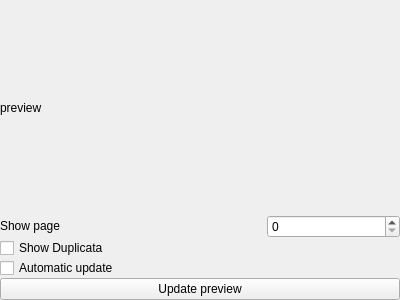
<?xml version="1.0" encoding="UTF-8"?>
<ui version="4.0">
 <class>Print::Internal::PrinterPreviewerPrivate</class>
 <widget class="QWidget" name="Print::Internal::PrinterPreviewerPrivate">
  <property name="geometry">
   <rect>
    <x>0</x>
    <y>0</y>
    <width>400</width>
    <height>300</height>
   </rect>
  </property>
  <property name="windowTitle">
   <string>Form</string>
  </property>
  <layout class="QGridLayout" name="gridLayout_2">
   <property name="margin">
    <number>0</number>
   </property>
   <property name="spacing">
    <number>0</number>
   </property>
   <item row="0" column="0">
    <layout class="QVBoxLayout" name="editorLayout"/>
   </item>
   <item row="0" column="1">
    <layout class="QGridLayout" name="gridLayout">
     <property name="spacing">
      <number>0</number>
     </property>
     <item row="0" column="0" colspan="3">
      <widget class="QLabel" name="previewLabel">
       <property name="text">
        <string>preview</string>
       </property>
      </widget>
     </item>
     <item row="1" column="0" colspan="2">
      <widget class="QLabel" name="label">
       <property name="sizePolicy">
        <sizepolicy hsizetype="Preferred" vsizetype="Fixed">
         <horstretch>0</horstretch>
         <verstretch>0</verstretch>
        </sizepolicy>
       </property>
       <property name="text">
        <string>Show page</string>
       </property>
      </widget>
     </item>
     <item row="3" column="0" colspan="3">
      <widget class="QCheckBox" name="automaticUpdateCheck">
       <property name="toolTip">
        <string>If it's checked the preview will update at each changes of text.
 This can be heavy CPU consuming.</string>
       </property>
       <property name="text">
        <string>Automatic update</string>
       </property>
      </widget>
     </item>
     <item row="4" column="0" colspan="3">
      <widget class="QPushButton" name="updatePreviewButton">
       <property name="text">
        <string>Update preview</string>
       </property>
      </widget>
     </item>
     <item row="1" column="2">
      <widget class="QSpinBox" name="pageNumberSpinBox"/>
     </item>
     <item row="2" column="0" colspan="3">
      <widget class="QCheckBox" name="duplicataCheck">
       <property name="text">
        <string>Show Duplicata</string>
       </property>
      </widget>
     </item>
    </layout>
   </item>
  </layout>
 </widget>
 <resources/>
 <connections/>
</ui>
